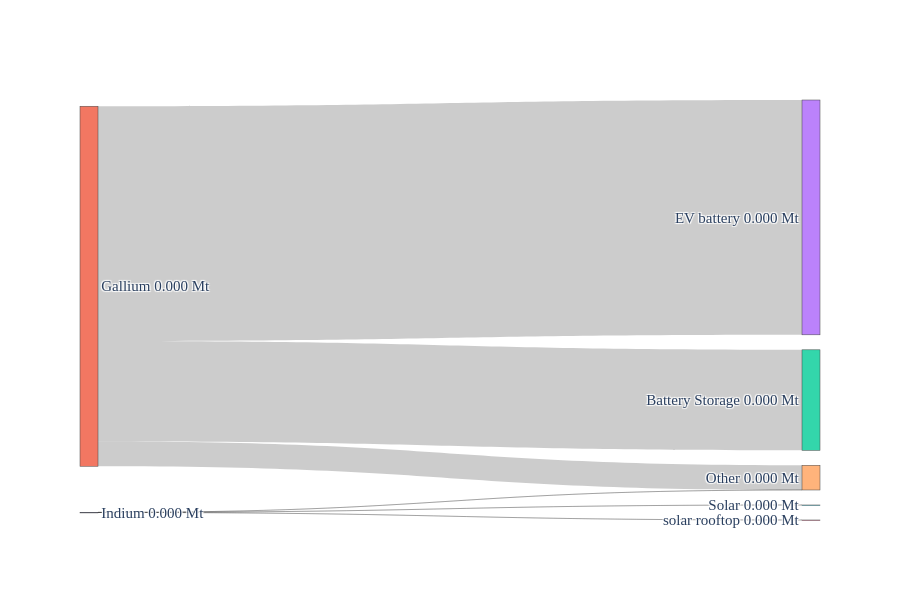

Here is the notebook cell this chart was saved with:
### Code cell
network_key = sample_low_wind
df_merged, totals_Mt = compute_mineral_demand_network(
    n[network_key],
    all_minerals,
    "Market share current",
    mineral_intensities,
    tech_scenarios,
    capacity_col_name="capacity",
    evs=True,
)

# assuming `criticality` DataFrame exists and includes
# "GeoPolRisk Characterization Factor [eq. Kg-Cu/Kg]" and a mineral name column
plot_mineral_to_tech_sankey(
    df_merged,
    ["Indium", "Gallium"],
    tech_col=None,
    network_name=network_key,
    mode="mass",
    # criticality_df=criticality,
    criticality_min_col=None,  # or the actual mineral name column in your `criticality` DF
    criticality_score_col="GeoPolRisk Characterization Factor [eq. Kg-Cu/Kg]",
    fmt_decimals=3,
    min_tech_share=0.05,
)

### Figure 1 — Plotly figure (JSON) as saved in the notebook; plotly's stock layout.template omitted (floating-point values rounded to 4 significant figures)
{"data": [{"link": {"customdata": ["Gallium → Battery Storage: 0.000 Mt", "Gallium → EV battery: 0.000 Mt", "Gallium → Other: 0.000 Mt", "Indium → Other: 0.000 Mt", "Indium → Solar: 0.000 Mt", "Indium → solar rooftop: 0.000 Mt"], "source": [1, 1, 1, 0, 0, 0], "target": [2, 3, 4, 4, 5, 6], "value": [0.000138, 0.0003225, 3.393e-05, 1.975e-11, 5e-09, 5e-09]}, "node": {"customdata": [1.002e-08, 0.0004944, 0.000138, 0.0003225, 3.393e-05, 5e-09, 5e-09], "label": ["Indium\n0.000 Mt", "Gallium\n0.000 Mt", "Battery Storage\n0.000 Mt", "EV battery\n0.000 Mt", "Other\n0.000 Mt", "Solar\n0.000 Mt", "solar rooftop\n0.000 Mt"], "pad": 15, "thickness": 18}, "type": "sankey"}], "layout": {"font": {"family": "Georgia, serif, Arial, sans-serif", "size": 15}, "height": 600, "title": {"text": ""}, "width": 900}}
